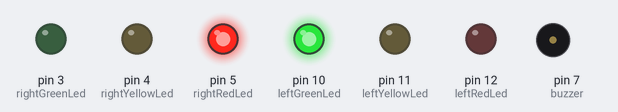
This program was run on a simulated Arduino Uno, built with avr-gcc and run on an emulated ATmega328P. Shown: output pins drawn as LEDs (lit = HIGH), buzzer (waves = sounding, pin HIGH).

Above: at 2.5 s.
At 8.0 s:
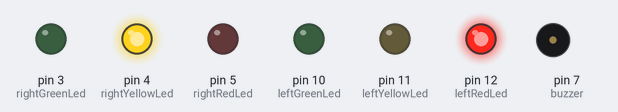
At 11.5 s:
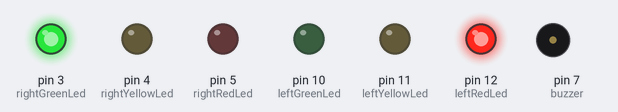
At 17.0 s:
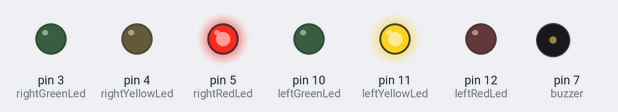
Timing chart, 0 to 23.4 s (numbered marks = the images above):
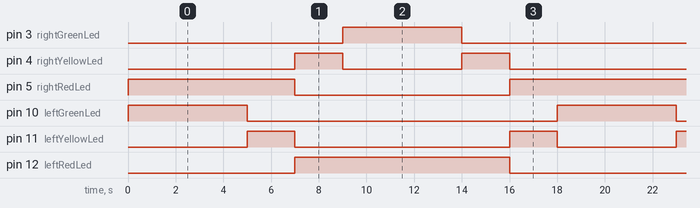

The program:

main.cpp
```cpp
#include <Arduino.h>

// variable declarations
const int buttonPinRight = 2;

const int leftRedLed = 12;
const int leftYellowLed = 11;
const int leftGreenLed = 10;

const int rightGreenLed = 3;
const int rightYellowLed = 4;
const int rightRedLed = 5;

const int buzzer = 7;

// function declarations
void PhaseOne();
void yellowBlink(int position, int seconds);
void PhaseTwo();
void PhaseThree();
void PhaseFour();
void PhaseFive();
void PhaseSix();
void PhaseSeven();

void setup()
{
  // Buttons as input (use INPUT_PULLUP if wired to ground)
  pinMode(buttonPinRight, INPUT);

  // Left side LEDs as output
  pinMode(leftRedLed, OUTPUT);
  pinMode(leftYellowLed, OUTPUT);
  pinMode(leftGreenLed, OUTPUT);

  // Right side LEDs as output
  pinMode(rightGreenLed, OUTPUT);
  pinMode(rightYellowLed, OUTPUT);
  pinMode(rightRedLed, OUTPUT);

  // Buzzer as output
  pinMode(buzzer, OUTPUT);
}

void loop()
{
  // left green on, right red on, others off
  PhaseOne();
  // delay 5 secs, right red on, others off
  delay(5000);
  PhaseTwo();
  // no delay, left side yellow blink
  yellowBlink(0, 2000);
  // no delay, all off
  PhaseThree();
  // no delay, left red on, others off
  PhaseFour();
  // no delay, right side yellow blink
  yellowBlink(1, 2000);
  // no delay, left red on, right green on, others off
  PhaseFive();
  // delay 5 secs
  delay(5000);
  // right green off, right yellow blink
  PhaseSix();
  yellowBlink(1, 2000);
  // all off
  PhaseThree();
  // right red on
  PhaseSeven();
  // left yellow blink before going green
  yellowBlink(0, 2000);
  // now loop back to phase one
}

void yellowBlink(int position, int seconds)
{
  if (position == 0)
  {
    digitalWrite(leftYellowLed, HIGH);
    delay(seconds);
    digitalWrite(leftYellowLed, LOW);
  }
  else if (position == 1)
  {
    digitalWrite(rightYellowLed, HIGH);
    delay(seconds);
    digitalWrite(rightYellowLed, LOW);
  }
}

void PhaseOne()
{
  // Left side: green on, others off
  digitalWrite(leftGreenLed, HIGH);
  digitalWrite(leftYellowLed, LOW);
  digitalWrite(leftRedLed, LOW);

  // Right side: red on, others off
  digitalWrite(rightRedLed, HIGH);
  digitalWrite(rightYellowLed, LOW);
  digitalWrite(rightGreenLed, LOW);
}

void PhaseTwo()
{
  digitalWrite(leftGreenLed, LOW);
}

void PhaseThree()
{
  digitalWrite(leftRedLed, LOW);
  digitalWrite(rightRedLed, LOW);
  digitalWrite(rightGreenLed, LOW);
}

void PhaseFour()
{
  digitalWrite(leftRedLed, HIGH);
}

void PhaseFive()
{
  digitalWrite(rightGreenLed, HIGH);
  digitalWrite(rightRedLed, LOW);
}

void PhaseSix()
{
  digitalWrite(rightGreenLed, LOW);
}

void PhaseSeven()
{
  digitalWrite(rightRedLed, HIGH);
}
```

Measured:
- by itself, pin 3 (rightGreenLed), pin 10 (leftGreenLed): alternates HIGH for 5.0 s and LOW for 13.0 s
- by itself, pin 4 (rightYellowLed): repeats every 18.0 s: LOW 5.0 s, HIGH 2.0 s, LOW 9.0 s, HIGH 2.0 s
- by itself, pin 5 (rightRedLed): repeats every 18.0 s: LOW 9.0 s, HIGH 9.0 s
- by itself, pin 11 (leftYellowLed): repeats every 18.0 s: LOW 9.0 s, HIGH 2.0 s, LOW 5.0 s, HIGH 2.0 s
- by itself, pin 12 (leftRedLed): alternates HIGH for 9.0 s and LOW for 9.0 s
